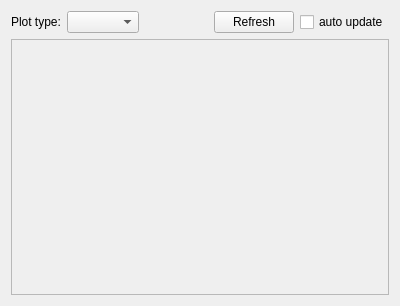
<?xml version="1.0" encoding="UTF-8"?>
<ui version="4.0">
 <class>plotWidget</class>
 <widget class="QWidget" name="plotWidget">
  <property name="geometry">
   <rect>
    <x>0</x>
    <y>0</y>
    <width>400</width>
    <height>306</height>
   </rect>
  </property>
  <property name="windowTitle">
   <string>Form</string>
  </property>
  <layout class="QVBoxLayout" name="verticalLayout">
   <item>
    <layout class="QHBoxLayout" name="horizontalLayout">
     <property name="sizeConstraint">
      <enum>QLayout::SetMinimumSize</enum>
     </property>
     <item>
      <widget class="QLabel" name="label">
       <property name="text">
        <string>Plot type:</string>
       </property>
      </widget>
     </item>
     <item>
      <widget class="QComboBox" name="combo_plot_type"/>
     </item>
     <item>
      <spacer name="horizontalSpacer">
       <property name="orientation">
        <enum>Qt::Horizontal</enum>
       </property>
       <property name="sizeHint" stdset="0">
        <size>
         <width>40</width>
         <height>20</height>
        </size>
       </property>
      </spacer>
     </item>
     <item>
      <widget class="QPushButton" name="button_refresh">
       <property name="text">
        <string>Refresh</string>
       </property>
      </widget>
     </item>
     <item>
      <widget class="QCheckBox" name="checkbox_auto_update">
       <property name="text">
        <string>auto update</string>
       </property>
       <property name="tristate">
        <bool>false</bool>
       </property>
      </widget>
     </item>
    </layout>
   </item>
   <item>
    <widget class="QFrame" name="frame_plot">
     <property name="sizePolicy">
      <sizepolicy hsizetype="Expanding" vsizetype="Expanding">
       <horstretch>0</horstretch>
       <verstretch>0</verstretch>
      </sizepolicy>
     </property>
     <property name="frameShape">
      <enum>QFrame::StyledPanel</enum>
     </property>
     <property name="frameShadow">
      <enum>QFrame::Raised</enum>
     </property>
    </widget>
   </item>
  </layout>
 </widget>
 <resources/>
 <connections/>
</ui>
